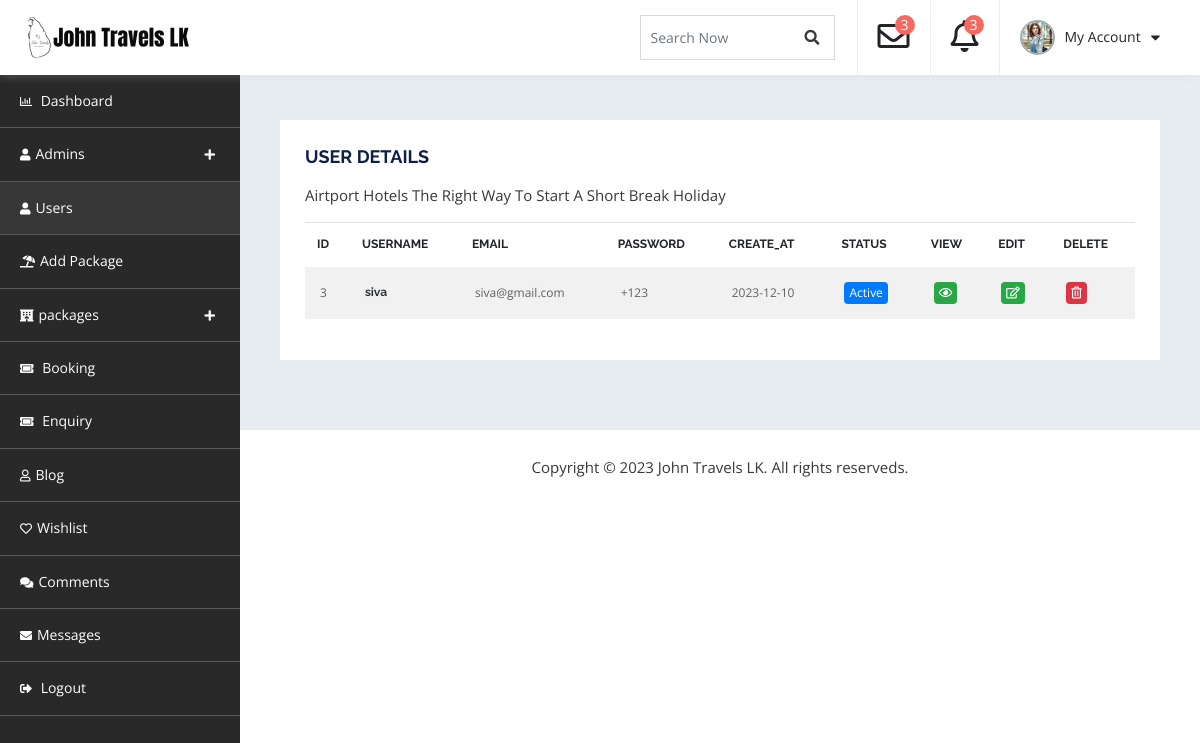
/admin_dashboard/user.php, run on an earlier commit of the app's database.
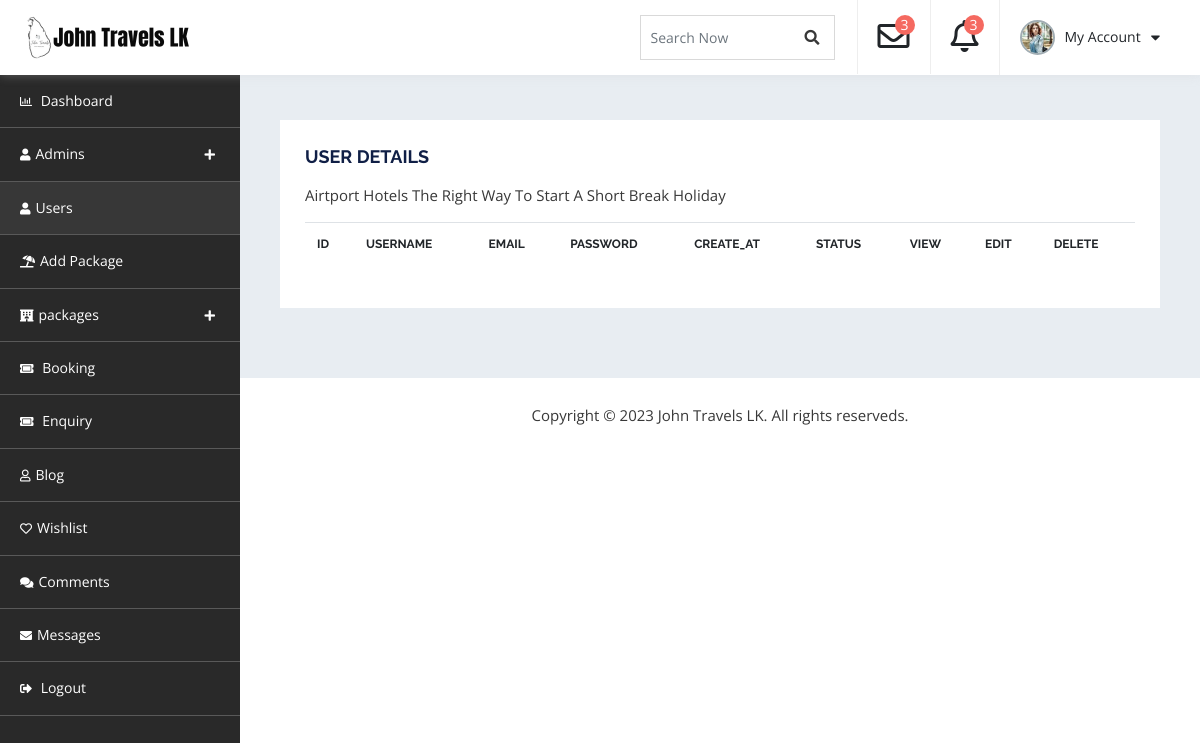
And on a later commit of the database.
### tables this page shows
CREATE TABLE `customers` (
  `Customer_Id` int(11) NOT NULL,
  `Username` varchar(255) NOT NULL,
  `Email` varchar(255) NOT NULL,
  `Password` varchar(255) NOT NULL,
  `Create_at` date NOT NULL DEFAULT current_timestamp(),
  `Status` varchar(50) NOT NULL DEFAULT 'Active',
  `verify_token` varchar(255) NOT NULL
);

### admin_dashboard/user.php (the view, shortened to what the changed rows need)
<?php
include'db-connection.php';
?>
<!doctype html>
<html lang="en">
   <head>
      <link rel="stylesheet" href="assets/css/bootstrap.min.css" media="all">
      <link rel="stylesheet" type="text/css" href="assets/css/all.min.css">
      <link rel="stylesheet" type="text/css" href="style.css">
</head>
<body>
    <div id="container-wrapper">
        <div id="dashboard" class="dashboard-container">
            <div class="dashboard-header sticky-header">
                <div class="content-left  logo-section pull-left">
                    <h1><a href="../index.php"><img src="assets/images/logo.png" alt=""></a></h1>
                </div>
            </div>
            <div class="db-info-wrap">
                <div class="row">
                    <div class="col-lg-12">
                        <div class="dashboard-box table-opp-color-box">
                            <div class="table-responsive">
                                <table class="table">
                                    <thead>
                                        <tr>
                                            <th>Id</th>
                                            <th>Username</th>
                                            <th>Email</th>
                                            <th>Password</th>
                                            <th>Create_at</th>
                                             <th>Status</th>
                                            <th>View</th>
                                            <th>Edit</th>
                                            <th>Delete</th>
                                        </tr>
                                    </thead>
                                    <tbody>
                                        <?php
                                    $sql= "SELECT * FROM `customers`";
                                    $result= mysqli_query($conn,$sql);
                                    if($result){
                                        while($row=mysqli_fetch_assoc($result)){
                                            $customer_id=$row['Customer_Id'];
                                            $username=$row['Username'];
                                            $email=$row['Email'];
                                            $password=$row['Password'];
                                            $create_at=$row['Create_at'];
                                            $status=$row['Status'];
                                            echo'<tr>
                                            <td>'.$customer_id.'</td>
                                            <td><a href="#"><span class="list-name">'.$username.'</span></a>
                                            </td>
                                            <td>'.$email.'</td>
                                            <td>+'.$password.'</td>
                                            <td>'.$create_at.'</td>
                                            <td>
                                                <span class="badge badge-primary">'.$status.'</span>
                                            </td>
                                            <td>
                                               <a href="view-user.php"> <span class="badge badge-success"><i class="far fa-eye"></i></span></a>
                                            </td>
                                            <td>
                                                <span class="badge badge-success"><i class="far fa-edit"></i></span>
                                            </td>
                                            <td>
                                            <span class="badge badge-danger"><i class="far fa-trash-alt"></i></span>
                                        </td>
                                    </tr>';
                                        }
                                    }
                                        ?>
                                    </tbody>
                                </table>
                            </div>
                        </div>
                    </div>
                </div>
            </div>
        </div>
    </div>
</body>
</html>

What changed in the data, as far as the page shows it:
removed customers: Customer_Id "3", Username "siva", Email "siva@gmail.com", Password "123", Create_at "2023-12-10", Status "Active"
